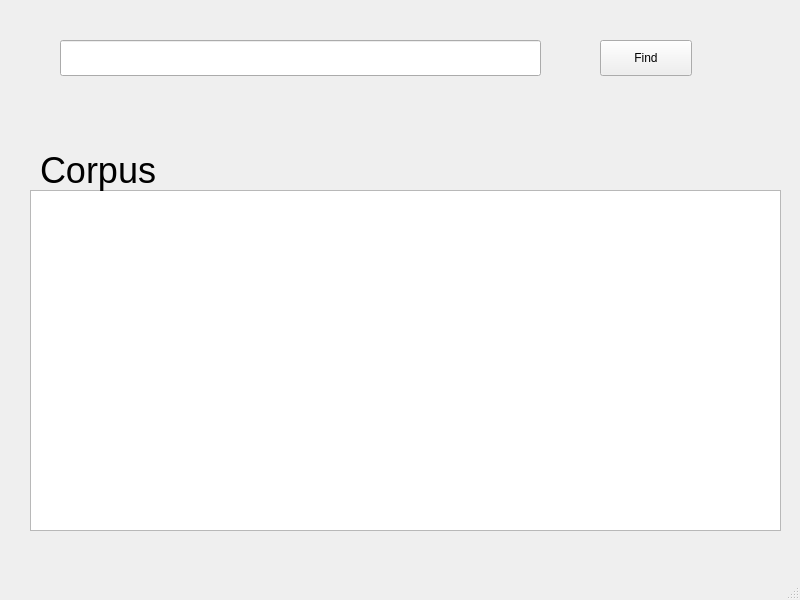
<?xml version="1.0" encoding="UTF-8"?>
<ui version="4.0">
 <class>MainWindow</class>
 <widget class="QMainWindow" name="MainWindow">
  <property name="geometry">
   <rect>
    <x>0</x>
    <y>0</y>
    <width>800</width>
    <height>600</height>
   </rect>
  </property>
  <property name="windowTitle">
   <string>Similarity</string>
  </property>
  <widget class="QWidget" name="centralwidget">
   <widget class="QLineEdit" name="lineEdit">
    <property name="geometry">
     <rect>
      <x>60</x>
      <y>40</y>
      <width>481</width>
      <height>36</height>
     </rect>
    </property>
   </widget>
   <widget class="QPushButton" name="pushButton">
    <property name="geometry">
     <rect>
      <x>600</x>
      <y>40</y>
      <width>92</width>
      <height>36</height>
     </rect>
    </property>
    <property name="text">
     <string>Find</string>
    </property>
   </widget>
   <widget class="QTableWidget" name="tableWidget">
    <property name="geometry">
     <rect>
      <x>30</x>
      <y>190</y>
      <width>751</width>
      <height>341</height>
     </rect>
    </property>
   </widget>
   <widget class="QLabel" name="label">
    <property name="geometry">
     <rect>
      <x>40</x>
      <y>150</y>
      <width>161</width>
      <height>41</height>
     </rect>
    </property>
    <property name="font">
     <font>
      <pointsize>27</pointsize>
     </font>
    </property>
    <property name="text">
     <string>Corpus</string>
    </property>
   </widget>
  </widget>
  <widget class="QMenuBar" name="menubar">
   <property name="geometry">
    <rect>
     <x>0</x>
     <y>0</y>
     <width>800</width>
     <height>28</height>
    </rect>
   </property>
  </widget>
  <widget class="QStatusBar" name="statusbar"/>
 </widget>
 <resources/>
 <connections/>
</ui>
